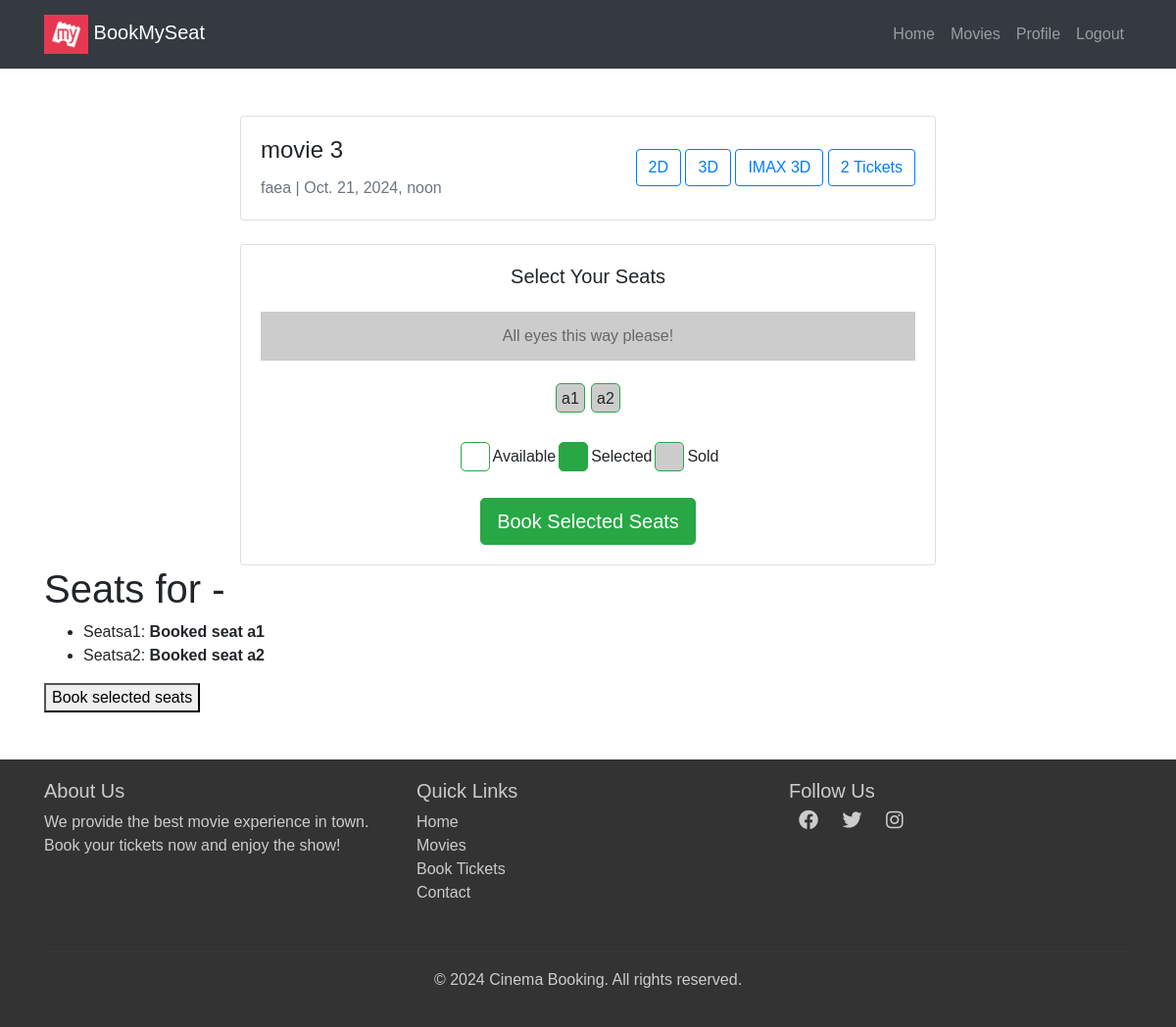
The app's page /movies/theater/3/seats/book/ (signed in) with its own data.
### movies/models.py (models this page shows, shortened)
class Theater(models.Model):
    name = models.CharField(max_length=255)
    movie = models.ForeignKey(Movie,on_delete=models.CASCADE,related_name='theaters')
    time= models.DateTimeField()

class Movie(models.Model):
    name= models.CharField(max_length=255)
    image= models.ImageField(upload_to="movies/")
    rating = models.DecimalField(max_digits=3,decimal_places=1)
    cast= models.TextField()
    description= models.TextField(blank=True,null=True) # optional

class Seat(models.Model):
    theater = models.ForeignKey(Theater,on_delete=models.CASCADE,related_name='seats')
    seat_number = models.CharField(max_length=10)
    is_booked=models.BooleanField(default=False)

### movies/views.py (the view, shortened to what this page needs)
# urls.py: path('theater/<int:theater_id>/seats/book/',views.book_seats,name='book_seats'),
@login_required(login_url='/login/')
def book_seats(request,theater_id):
    theaters=get_object_or_404(Theater,id=theater_id)
    seats=Seat.objects.filter(theater=theaters)
    return render(request,'movies/seat_selection.html',{'theaters':theaters,"seats":seats})

### templates/movies/seat_selection.html (shortened to what this page needs)
{% extends "users/basic.html" %} {% block content %}
<div class="container mt-5">
  <div class="row">
    <div class="col-lg-8 mx-auto">
      <div class="card mb-4">
        <div class="card-body">
          <div
            class="d-flex justify-content-between align-items-center flex-wrap"
          >
            <div>
              <h4 class="card-title">{{ theaters.movie.name }}</h4>
              <p class="card-text text-muted">
                {{ theaters.name }} | {{ theaters.time }}
              </p>
            </div>
            <div class="mt-2 mt-sm-0">
              <button class="btn btn-outline-primary me-2 mb-2 mb-sm-0">
                2D
              </button>
              <button class="btn btn-outline-primary me-2 mb-2 mb-sm-0">
                3D
              </button>
              <button class="btn btn-outline-primary mb-2 mb-sm-0">
                IMAX 3D
              </button>
              <button class="btn btn-outline-primary mb-2 mb-sm-0">
                {{seats|length}} Tickets
              </button>
            </div>
          </div>
        </div>
      </div>
      <div class="card">
        <div class="card-body">
          <h5 class="card-title text-center mb-4">Select Your Seats</h5>
          <div class="screen">All eyes this way please!</div>
          <form method="POST">
            <div class="d-flex justify-content-center flex-wrap mb-4">
              {% for seat in seats %}
              <div class="seat {% if seat.is_booked %}sold{% endif %}">
                {% if not seat.is_booked %}
                <input
                  type="checkbox"
                  name="seats"
                  value="{{ seat.id }}"
                  class="d-none"
                  id="seat-{{ seat.id }}"
                />
                <label
                  for="seat-{{ seat.id }}"
                  class="w-100 h-100 d-flex align-items-center justify-content-center"
                  >{{ seat.seat_number }}</label
                >
                {% else %} {{ seat.seat_number }} {% endif %}
              </div>
              {% endfor %}
            </div>
            <div class="d-flex justify-content-center mb-4">
              <div class="d-flex align-items-center me-4">
                <div class="seat" style="background-color: white"></div>
                <span class="ms-2">Available</span>
              </div>
              <div class="d-flex align-items-center me-4">
                <div class="seat selected"></div>
                <span class="ms-2">Selected</span>
              </div>
              <div class="d-flex align-items-center">
                <div class="seat sold"></div>
                <span class="ms-2">Sold</span>
              </div>
            </div>
            <div class="text-center">
              <button type="submit" class="btn btn-success btn-lg">
                Book Selected Seats
              </button>
            </div>
          </form>
        </div>
      </div>
    </div>
  </div>
</div>
 <h1>Seats for {{theater.name}} - {{theater.movie.name}}</h1>
<form method="POST">
    <ul>
        {% for seat in seats %}
        <li>
          Seats{{seat.seat_number}}:
          {% if seat.is_booked %}
          <strong>Booked seat {{seat.seat_number}}</strong>
          {% else %}
          <input type="checkbox" name="seats" value="{{seat.id}}">
          <strong>Available seat {{seat.seat_number}}</strong>
          {% endif%}
        </li>
        {% endfor %}
      </ul>
      <button type="submit">Book selected seats</button>
</form>
{% endblock %}

### templates/users/basic.html (style rules this page uses)
body { font-family: Arial, sans-serif; }

### templates/movies/seat_selection.html (style rules this page uses)
body { font-family: Arial, sans-serif; }
.seat { width: 30px; height: 30px; border: 1px solid #28a745; margin: 3px; text-align: center; line-height: 30px; cursor: pointer; border-radius: 5px; transition: background-color 0.3s, color 0.3s; }
.seat.selected { background-color: #28a745; color: white; }
.seat.sold { background-color: #ccc; cursor: not-allowed; }
.screen { margin: 20px 0; background-color: #ccc; height: 50px; text-align: center; line-height: 50px; color: #666; }

### records on screen
Theater: movie.name "movie 3", name "faea", time "Oct. 21, 2024, noon"
Seat: seat_number "a1"
Seat: seat_number "a2"

### other values on screen
{{ seats|length }} "2"
